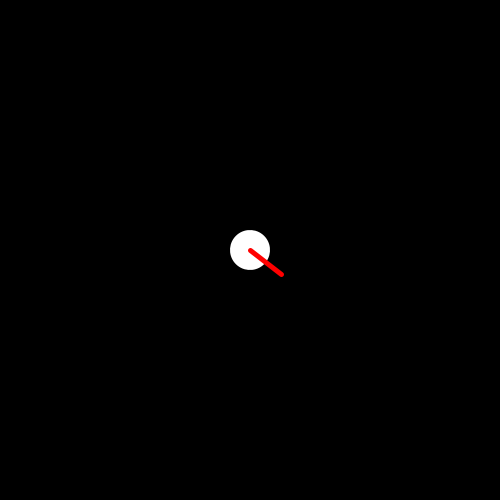
Frame 1 (no input)
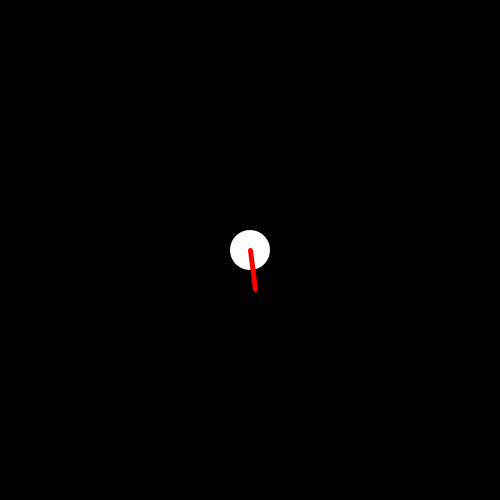
Frame 60 (the mouse pressed at the canvas centre just before this capture)
Frame 120 (the mouse held since frame 60 and released just before this capture): identical to frame 60, image omitted

The Processing sketch that drew these frames (run headless with seeded random() and noise(); from frame 60 on, the mouse is pressed at the canvas centre):

// Processing sketch: cerchio_con_linea_che_gira_intorno
// ── cerchio_con_linea_che_gira_intorno.pde
void setup(){
   size(500, 500);
   
}

void draw(){
   background(0); 
   translate(width/2, height/2);
   rotate(millis() * 0.001 * TWO_PI); //rivoluzione attorno al cerchio
   
   fill(255);
   noStroke();
   ellipseMode(CENTER);
   ellipse(0,0,40,40);
   
   strokeWeight(5);
   stroke(255,0, 0);
   line(0,0,40,0);
}
